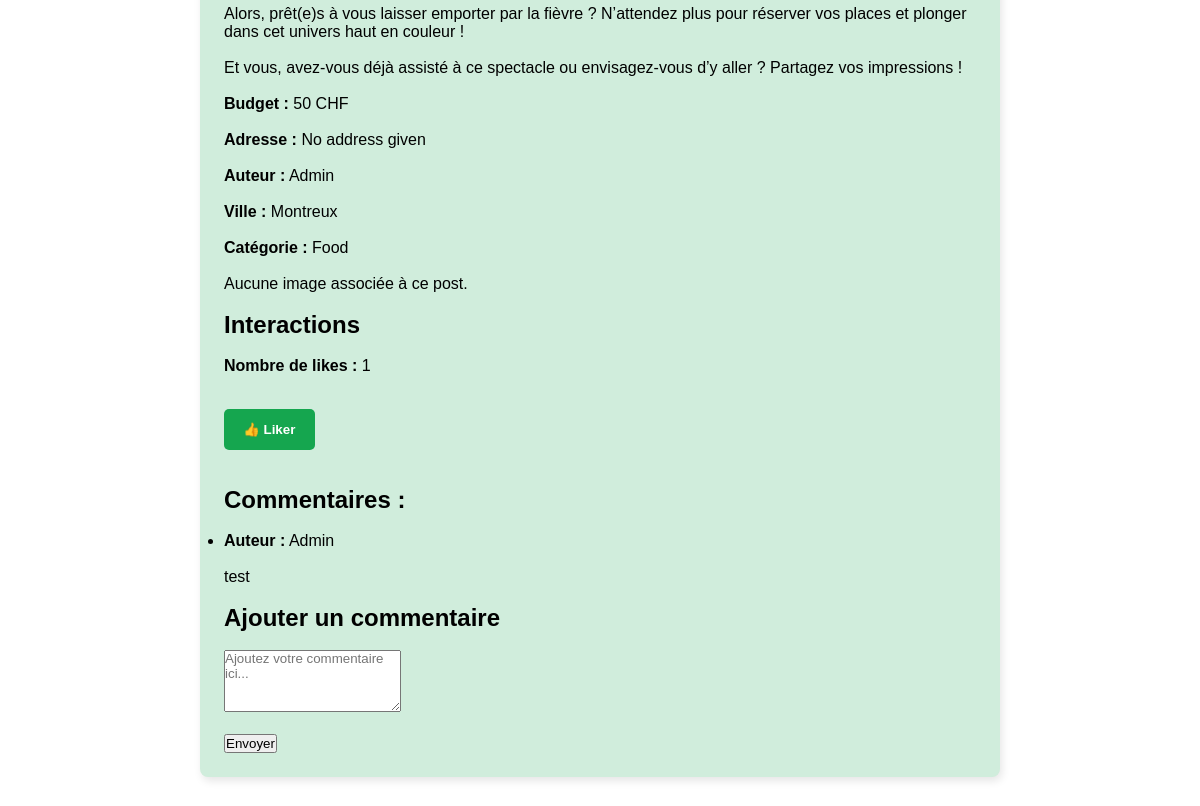
The page /pages/postDetails.php?id_post=1 (signed in, middle part) on the database as committed earlier.
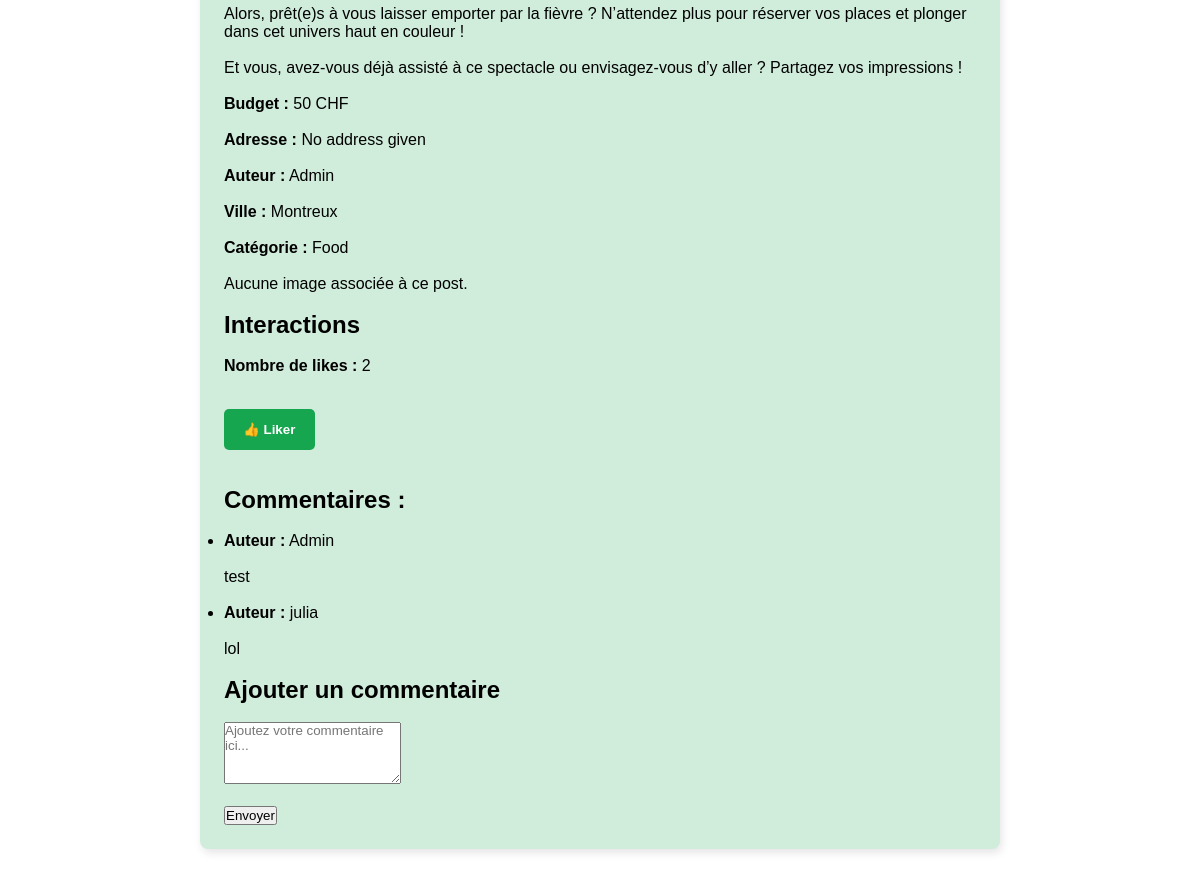
The same page on the database as committed later.
### tables this page shows
CREATE TABLE Post (
    id INTEGER PRIMARY KEY AUTOINCREMENT,
    id_user INTEGER NOT NULL,
    id_city INTEGER NOT NULL,
    id_category INTEGER NOT NULL,
    title TEXT NOT NULL,
    text TEXT NOT NULL,
    budget REAL,
    address TEXT,
    created_at DATETIME DEFAULT CURRENT_TIMESTAMP,
    last_update DATETIME DEFAULT CURRENT_TIMESTAMP,
    FOREIGN KEY (id_user) REFERENCES User(id) ON DELETE CASCADE,
    FOREIGN KEY (id_city) REFERENCES City(id),
    FOREIGN KEY (id_category) REFERENCES Category(id)
);

CREATE TABLE User (
    id INTEGER PRIMARY KEY AUTOINCREMENT,
    username TEXT NOT NULL UNIQUE,
    email TEXT NOT NULL UNIQUE,
    password TEXT NOT NULL,
    created_at DATETIME DEFAULT CURRENT_TIMESTAMP,
    token TEXT,
    isBlocked BOOLEAN DEFAULT 0,
    isVerified BOOLEAN DEFAULT 0
);

CREATE TABLE Comment (
    id INTEGER PRIMARY KEY AUTOINCREMENT,
    id_user INTEGER NOT NULL,
    id_post INTEGER NOT NULL,
    text TEXT NOT NULL,
    created_at DATETIME DEFAULT CURRENT_TIMESTAMP,
    FOREIGN KEY (id_user) REFERENCES User(id) ON DELETE CASCADE,
    FOREIGN KEY (id_post) REFERENCES Post(id) ON DELETE CASCADE
);

### src/CRUDManager/DbManagerCRUD.php (called while the page is built, shortened)
<?php
class DbManagerCRUD implements I_ApiCRUD
{
    private $db;
    public function __construct()
    {
        $config = parse_ini_file(__DIR__ . '/../../config/db.ini');
        $basePath = dirname(__DIR__, 2);
        $dsn = str_replace('%BASE_PATH%', $basePath, $config['dsn']);
        $username = $config['username'];
        $password = $config['password'];
        $this->db = new \PDO($dsn, $username, $password);
    }
    public function getUserById(int $id): ?User
    {
        $sql = "SELECT * FROM user WHERE id = :id";
        $stmt = $this->db->prepare($sql);
        $stmt->bindParam('id', $id, \PDO::PARAM_STR);
        $stmt->execute();
        $userData = $stmt->fetchAll(\PDO::FETCH_ASSOC);
        $user = null;
        if ($userData) {
            $user = new User(
                $userData[0]["username"],
                $userData[0]["email"],
                $userData[0]["password"],
                $userData[0]["token"],
                $userData[0]["id"],
                $userData[0]["isBlocked"],
                $userData[0]["isVerified"]
            );
        }
        return $user;
    }
    public function getPostById(int $id): ?Post
    {
        $sql = "SELECT * FROM Post WHERE id = :id";
        $stmt = $this->db->prepare($sql);
        $stmt->bindParam('id', $id, \PDO::PARAM_INT);
        $stmt->execute();
        $postData = $stmt->fetchAll(\PDO::FETCH_ASSOC);
        $post = null;
        if ($postData) {
            $post = new Post(
                $postData[0]['title'],
                $postData[0]['text'],
                $postData[0]['budget'],
                $postData[0]['id_user'],
                $postData[0]['id_city'],
                $postData[0]['id_category'],
                new DateTime($postData[0]['created_at']),
                new DateTime($postData[0]['last_update']),
                $postData[0]['id'],
                $postData[0]['address']
            );
        }
        return $post;
    }
    public function getCommentsById(int $id_post): array
    {
        $sql = "SELECT * FROM Comment WHERE id_post = :id_post";
        $stmt = $this->db->prepare($sql);
        $stmt->bindParam('id_post', $id_post, \PDO::PARAM_INT);
        $stmt->execute();
        $comments = [];
        while ($row = $stmt->fetch(\PDO::FETCH_ASSOC)) {
            $comments[] = new Comment(
                $row['text'],
                $row['id_user'],
                $row['id_post']
            );
        }
        return $comments;
    }
    public function getLikesById(int $id_post): array
    {
        $sql = "SELECT * FROM Like WHERE id_post = :id_post";
        $stmt = $this->db->prepare($sql);
        $stmt->bindParam('id_post', $id_post, \PDO::PARAM_INT);
        $stmt->execute();
        $likes = [];
        while ($row = $stmt->fetch(\PDO::FETCH_ASSOC)) {
            $likes[] = new Like(
                $row['id_user'],
                $row['id_post']
            );
        }
        return $likes;
    }
}

### src/Entity/Post.php (called while the page is built, shortened)
<?php
class Post
{
    private string $text;
    private int $budget;
    private string $address;
    private int $author;
    private int $city;
    private int $category;
    public function __construct(string $title, string $text, int $budget, int $author, int $city, int $category, DateTime $created_at, DateTime $last_update, int $id = 0, string $address = "")
    {
        $this->author = $author;
    }
    public function setText(string $text): void
    {
        $this->text = $text;
    }
    public function getText(): string
    {
        return $this->text;
    }
    public function setBudget(int $budget)
    {
        $this->budget = $budget;
    }
    public function getBudget(): int
    {
        return $this->budget;
    }
    public function setAddress(string $address)
    {
        $this->address = $address;
    }
    public function getAddress(): string
    {
        return ($this->address != "") ? $this->address : "Pas spécifiée";
    }
    public function getAuthor(): int
    {
        return $this->author;
    }
    public function setCity(int $city): void
    {
        $this->city = $city;
    }
    public function getCity(): int
    {
        return $this->city;
    }
    public function setCategory(int $category): void
    {
        $this->category = $category;
    }
    public function getCategory(): int
    {
        return $this->category;
    }
}

### src/Entity/User.php (called while the page is built, shortened)
<?php
class User
{
    private string $username;
    public function setUsername(string $username)
    {
        $options = "/^.{1,20}$/";
        $this->username = $username;
    }
    public function getUsername(): string
    {
        return $this->username;
    }
}

### src/Entity/City.php (called while the page is built, shortened)
<?php
class City
{
    private $cityName;
    public function setCityName(string $cityName)
    {
        $options = "/^.{1,50}$/";
        $this->cityName = $cityName;
    }
    public function getCityName(): string
    {
        return $this->cityName;
    }
    public static function getCityById(int $id): City
    {
        $cityData = [
            1 => "Lausanne",
            3 => "Yverdon-les-Bains",
            2 => "Montreux",
            4 => "Vevey",
            5 => "Nyon",
            7 => "Renens",
            6 => "Morges"
        ];
        return new City($cityData[$id], $id);
    }
}

### src/Entity/Category.php (called while the page is built, shortened)
<?php
class Category
{
    private string $categoryName;
    public function setCategoryName(string $categoryName)
    {
        $options = "/^.{1,20}$/";
        $this->categoryName = $categoryName;
    }
    public function getCategoryName(): string
    {
        return $this->categoryName;
    }
    public static function getCategoryById(int $id): Category
    {
        $categoryData = [
            1 => "Food",
            2 => "Activité",
            3 => "Nature",
            4 => "Culture"
        ];
        return new Category($categoryData[$id], $id);
    }
}

### src/Entity/Like.php (called while the page is built, shortened)
<?php
class Like
{
    private int $author;
    public function __construct(int $author, int $post, int $id = 0)
    {
        $this->author = $author;
    }
    public function getAuthor(): int
    {
        return $this->author;
    }
}

### src/Entity/Comment.php (called while the page is built, shortened)
<?php
class Comment
{
    private string $text;
    private int $author;
    public function __construct(string $text, int $author, int $post, int $id = 0, DateTime $created_at = new DateTime('now'))
    {
        $this->author = $author;
    }
    public function setText(string $text)
    {
        $options = "/^.{1,1000}$/";
        $this->text = $text;
    }
    public function getText(): string
    {
        return $this->text;
    }
    public function getAuthor(): int
    {
        return $this->author;
    }
}

### pages/postDetails.php (the view, shortened to what this page needs)
<?php
$idPost = (int)$_GET['id_post'];
try {
    $dbManager = new DbManagerCRUD();
    $post = $dbManager->getPostById($idPost);
    $medias = $dbManager->getMediasByPostId($idPost);
    $likes = $dbManager->getLikesById($idPost);
    $comments = $dbManager->getCommentsById($idPost);
    $authorUser = $dbManager->getUserById($post->getAuthor())->getUsername();
} catch (Exception $e) {
    echo "Erreur lors de la récupération des données : " . htmlspecialchars($e->getMessage());
    exit;
}
$userLiked = false;
if (!empty($_SESSION["id"])) {
    foreach ($likes as $like) {
        if ($like->getAuthor() === $_SESSION['id']) {
            $userLiked = true;
            break;
        }
    }
}
$totalLikes = count($likes);
?>
<!DOCTYPE html>
<html lang="fr">
<head>
    <link rel="stylesheet" href="../assets/css/style.css?v=<?= time(); ?>">
</head>
<body>
    <?php include '../components/header.php'; ?>
    <main class="main-content-post-detail">
        <div class="post-detail-container">
            <br>
            <p><?= nl2br(htmlspecialchars($post->getText())) ?></p><br>
            <p><strong>Budget :</strong> <?= htmlspecialchars($post->getBudget()) ?> CHF</p><br>
            <p><strong>Adresse :</strong> <?= htmlspecialchars($post->getAddress()) ?></p><br>
            <p><strong>Auteur :</strong> <?= htmlspecialchars($authorUser) ?></p><br>
            <p><strong>Ville :</strong> <?= htmlspecialchars(City::getCityById($post->getCity())->getCityName()) ?></p><br>
            <p><strong>Catégorie :</strong> <?= htmlspecialchars(Category::getCategoryById($post->getCategory())->getCategoryName()) ?></p><br>
            <?php if (!empty($medias)): ?>
                <h2>Images associées :</h2>
                <br>
                <div class="media-container">
                    <?php foreach ($medias as $media): ?>
                        <img src="../uploads/<?= htmlspecialchars($media->getFilePath()) ?>" alt="Image associée au post"><br><br>
                    <?php endforeach; ?>
                </div>
            <?php else: ?>
                <p>Aucune image associée à ce post.</p><br>
            <?php endif; ?>
            <h2>Interactions</h2>
            <br>
            <p><strong>Nombre de likes :</strong> <?= $totalLikes ?></p><br>
            <form method="post" action="likePost.php">
                <button type="submit" class="like-button" <?= $userLiked ? 'disabled' : '' ?>>👍 Liker</button>
            </form><br><br>
            <h2>Commentaires :</h2>
            <br>
            <?php if (!empty($comments)): ?>
                <ul>
                    <?php foreach ($comments as $comment): ?>
                        <li>
                            <p><strong>Auteur :</strong> <?= htmlspecialchars($dbManager->getUserById($comment->getAuthor())->getUsername()) ?></p><br>
                            <p><?= nl2br(htmlspecialchars($comment->getText())) ?></p><br>
                        </li>
                    <?php endforeach; ?>
                </ul>
            <?php else: ?>
                <p>Aucun commentaire pour ce post.</p><br>
            <?php endif; ?>
            <h2>Ajouter un commentaire</h2>
            <br>
            <form method="post" action="addComment.php">
                <textarea name="comment" rows="4" placeholder="Ajoutez votre commentaire ici..." required></textarea><br><br>
                <button type="submit">Envoyer</button>
            </form>
        </div>
    </main>
</body>
</html>

### components/header.php (shortened to what this page needs)
<?php
require_once __DIR__ . '/../lang/lang_func.php';
try {
    $lang = isset($_GET['lang']) ? $_GET['lang'] : (isset($_SESSION['LANG']) ? $_SESSION['LANG'] : 'fr');
} catch (Exception $e) {
    $messages = loadLanguage('fr');
    error_log($e->getMessage());
}
?>
<!DOCTYPE html>
<html lang="<?php echo htmlspecialchars($lang); ?>">
<head>
    <link rel="stylesheet" href="/ForumVaudois/assets/css/style.css?v=<?= time(); ?>">
</head>
<body>
</body>
</html>

### assets/css/style.css (style rules this page uses)
* { margin: 0; padding: 0; box-sizing: border-box; font-family: "Arial", sans-serif; }
html, body { height: 100%; }
.main-content-post-detail { display: flex; flex-direction: column; align-items: center; gap: 2rem; padding: 2rem; }
.post-detail-container { background-color: #d0eddc; border-radius: 8px; width: 90%; max-width: 800px; padding: 1.5rem; box-shadow: 2px 4px 8px rgba(0, 0, 0, 0.1); }
.like-button { background-color: #15a64f; color: #fff; padding: 0.8rem 1.2rem; border: none; border-radius: 5px; cursor: pointer; font-weight: bold; margin-top: 1rem; transition: background-color 0.3s ease; }

Rows that differ between the two databases and show on the page:
added comment: id_user.username "julia", text "lol"
Other text that changed with them:
$totalLikes: "1" → "2"
